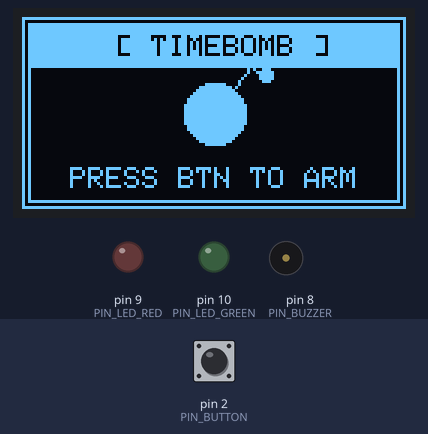
Recording of a sketch running on a simulated Arduino Mega 2560, built with avr-gcc and run on an emulated ATmega2560. Shown: 128×64 one-colour display, output pins drawn as LEDs (lit = HIGH), buzzer (waves = sounding). The test bench sets the inputs (shaded band); at power-on: pin 2 (PIN_BUTTON) HIGH. At 16.0 s the program stops and its outputs stay as they are.

Above: at 1.2 s.
1.3 s: pin 2 (PIN_BUTTON) pulled LOW for 0.15 s
At 3.3 s:
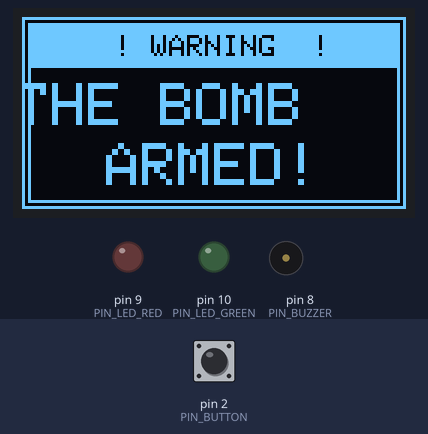
At 17.1 s:
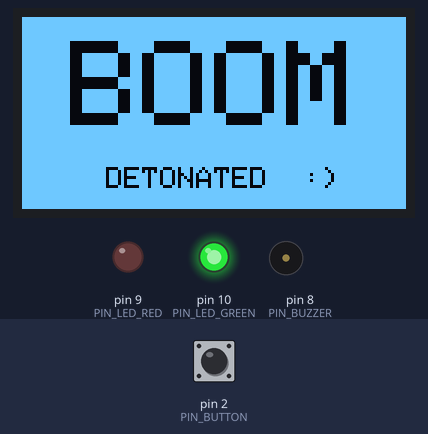
Timing chart, 0 to 17.5 s (numbered marks = the images above; inputs shaded):
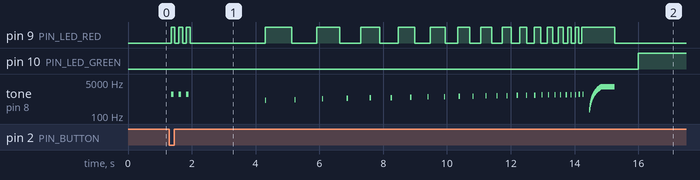

Measured:
- after the input at 1.3 s, pin 9 (PIN_LED_RED): LOW → HIGH after 0.05 s, → LOW 0.12 s later, → HIGH 0.12 s later, → LOW 0.12 s later, … (36 changes in this stretch); pin 10 (PIN_LED_GREEN): LOW → HIGH after 14.7 s
- what the display in image 1 shows lasts 2.2 s, from 2.1 s to 4.3 s

The sketch:

TimeBomb.ino
```cpp
/*
 ============================================================
   T I M E   B O M B   S I M U L A T O R
   Target Board : Arduino Mega 2560
   Display      : SSD1306 OLED 128×64 (I2C)
   Libraries    : Adafruit SSD1306 + Adafruit GFX
 ============================================================

  WIRING GUIDE
  ─────────────────────────────────────────────────────────
  SSD1306 OLED
    VCC  → 3.3 V  (or 5 V if your module supports it)
    GND  → GND
    SDA  → Pin 20  (Mega I²C SDA)
    SCL  → Pin 21  (Mega I²C SCL)

  BUZZER (passive)
    +    → Pin 8
    -    → GND

  BUTTON (momentary, normally open)
    One leg → Pin 2
    Other   → GND   (internal pull-up used)

  RED LED
    Anode   → 1 kΩ resistor → Pin 9
    Cathode → GND

  GREEN LED
    Anode   → 1 kΩ resistor → Pin 10
    Cathode → GND
  ─────────────────────────────────────────────────────────
*/

#include <Wire.h>
#include <Adafruit_GFX.h>
#include <Adafruit_SSD1306.h>

// ── Display ──────────────────────────────────────────────
#define SCREEN_W   128
#define SCREEN_H    64
#define OLED_RESET  -1          // shared reset with Mega
Adafruit_SSD1306 display(SCREEN_W, SCREEN_H, &Wire, OLED_RESET);

// ── Pins ──────────────────────────────────────────────────
const uint8_t PIN_BUZZER = 8;
const uint8_t PIN_BUTTON = 2;   // LOW when pressed (INPUT_PULLUP)
const uint8_t PIN_LED_RED   = 9;
const uint8_t PIN_LED_GREEN = 10;

// ── Bomb timing ───────────────────────────────────────────
const unsigned long BOMB_DURATION_MS = 10000UL;  // 10 seconds

// ── Buzzer tones ──────────────────────────────────────────
const int  TONE_BEEP      = 880;   // countdown beep frequency (Hz)
const int  TONE_ARMED     = 1200;  // armed-alert frequency
const int  TONE_EXPLODE_1 = 200;   // explosion sweep start
const int  TONE_EXPLODE_2 = 3000;  // explosion sweep peak

// ── Helpers ──────────────────────────────────────────────
// Calculates X offset to horizontally centre text of a given length / size
int centreX(uint8_t charCount, uint8_t textSize) {
  return (SCREEN_W - (int)charCount * 6 * textSize) / 2;
}

// ─────────────────────────────────────────────────────────
//  SCREEN 1 – Idle / "Press Button"
// ─────────────────────────────────────────────────────────
void showIdleScreen() {
  display.clearDisplay();

  // Outer double border
  display.drawRect(0, 0, SCREEN_W, SCREEN_H, SSD1306_WHITE);
  display.drawRect(2, 2, SCREEN_W - 4, SCREEN_H - 4, SSD1306_WHITE);

  // Header bar
  display.fillRect(3, 3, SCREEN_W - 6, 14, SSD1306_WHITE);
  display.setTextColor(SSD1306_BLACK);
  display.setTextSize(1);
  display.setCursor(centreX(11, 1), 6);   // "[ TIMEBOMB ]" = 12 chars
  display.print(F("[ TIMEBOMB ]"));

  // Divider
  display.setTextColor(SSD1306_WHITE);

  // Bomb icon (simple pixel art)
  // Body
  display.fillCircle(64, 32, 10, SSD1306_WHITE);
  // Fuse line
  display.drawLine(70, 24, 76, 16, SSD1306_WHITE);
  display.drawLine(76, 16, 80, 20, SSD1306_WHITE);
  // Spark dot
  display.fillCircle(81, 19, 2, SSD1306_WHITE);

  // Bottom prompt
  display.setTextSize(1);
  display.setCursor(centreX(16, 1), 50);
  display.print(F("PRESS BTN TO ARM"));

  display.display();
}

// ─────────────────────────────────────────────────────────
//  SCREEN 2 – "The Bomb Is Armed"
// ─────────────────────────────────────────────────────────
void showArmedScreen() {
  // Three rapid alert beeps
  for (uint8_t i = 0; i < 3; i++) {
    tone(PIN_BUZZER, TONE_ARMED, 80);
    digitalWrite(PIN_LED_RED, HIGH);
    delay(120);
    noTone(PIN_BUZZER);
    digitalWrite(PIN_LED_RED, LOW);
    delay(120);
  }

  display.clearDisplay();

  // Outer border (thick feel via two rects)
  display.drawRect(0, 0, SCREEN_W, SCREEN_H, SSD1306_WHITE);
  display.drawRect(2, 2, SCREEN_W - 4, SCREEN_H - 4, SSD1306_WHITE);

  // Flashing header bar
  display.fillRect(3, 3, SCREEN_W - 6, 14, SSD1306_WHITE);
  display.setTextColor(SSD1306_BLACK);
  display.setTextSize(1);
  display.setCursor(centreX(11, 1), 6);
  display.print(F("! WARNING  !"));

  display.setTextColor(SSD1306_WHITE);

  // "THE BOMB IS"
  display.setTextSize(2);
  display.setCursor(centreX(11, 2), 22);
  display.print(F("THE BOMB"));

  // "ARMED!"  – slightly larger for drama
  display.setTextSize(2);
  display.setCursor(centreX(6, 2), 42);
  display.print(F("ARMED!"));

  display.display();
  delay(2200);
}

// ─────────────────────────────────────────────────────────
//  SCREEN 3 – Countdown
// ─────────────────────────────────────────────────────────
void drawCountdownFrame(float secondsLeft, float progress) {
  display.clearDisplay();

  // Outer border
  display.drawRect(0, 0, SCREEN_W, SCREEN_H, SSD1306_WHITE);

  // Header
  display.fillRect(1, 1, SCREEN_W - 2, 11, SSD1306_WHITE);
  display.setTextColor(SSD1306_BLACK);
  display.setTextSize(1);
  display.setCursor(centreX(9, 1), 3);
  display.print(F("COUNTDOWN"));
  display.setTextColor(SSD1306_WHITE);

  // ── Big number ────────────────────────────────────────
  char buf[8];
  if (secondsLeft >= 1.0f) {
    // Integer seconds – use textSize 4 (each char ≈ 24 px wide, 32 tall)
    int secs = (int)ceil(secondsLeft);
    itoa(secs, buf, 10);
    uint8_t len = strlen(buf);
    display.setTextSize(4);
    display.setCursor(centreX(len, 4), 16);
    display.print(buf);
  } else {
    // Sub-second decimals – textSize 3 (each char ≈ 18 px wide, 24 tall)
    // Format as "0.XX"
    int hundredths = (int)(secondsLeft * 100.0f);
    if (hundredths < 0) hundredths = 0;
    snprintf(buf, sizeof(buf), "0.%02d", hundredths);
    uint8_t len = strlen(buf);            // always 4 chars
    display.setTextSize(3);
    display.setCursor(centreX(len, 3), 20);
    display.print(buf);
  }

  // ── Progress bar ─────────────────────────────────────
  //   Sits at the very bottom, inside the border
  const int BAR_X = 4;
  const int BAR_Y = 53;
  const int BAR_W = SCREEN_W - 8;   // 120 px
  const int BAR_H = 8;

  // Empty shell
  display.drawRect(BAR_X, BAR_Y, BAR_W, BAR_H, SSD1306_WHITE);

  // Filled portion (progress 0→1 as time runs out)
  int filled = (int)(progress * (BAR_W - 2));
  if (filled > 0) {
    display.fillRect(BAR_X + 1, BAR_Y + 1, filled, BAR_H - 2, SSD1306_WHITE);
  }

  display.display();
}

// ─────────────────────────────────────────────────────────
//  SCREEN 4 – Explosion
// ─────────────────────────────────────────────────────────
void triggerExplosion() {
  // ── Explosion sound sweep ─────────────────────────────
  for (int f = TONE_EXPLODE_1; f <= TONE_EXPLODE_2; f += 60) {
    tone(PIN_BUZZER, f, 10);
    delay(8);
  }
  for (int f = TONE_EXPLODE_2; f >= TONE_EXPLODE_1; f -= 40) {
    tone(PIN_BUZZER, f, 10);
    delay(6);
  }
  noTone(PIN_BUZZER);
  digitalWrite(PIN_LED_RED, LOW);

  // ── Flash display white (shockwave effect) ────────────
  for (uint8_t i = 0; i < 4; i++) {
    display.fillScreen(SSD1306_WHITE);
    display.display();
    delay(60);
    display.clearDisplay();
    display.display();
    delay(60);
  }

  // ── "BOOM!" screen ────────────────────────────────────
  display.clearDisplay();
  display.fillScreen(SSD1306_WHITE);         // white background

  display.setTextColor(SSD1306_BLACK);
  display.setTextSize(4);
  display.setCursor(centreX(4, 4), 8);
  display.print(F("BOOM"));

  display.setTextSize(1);
  display.setCursor(centreX(12, 1), 50);
  display.print(F("DETONATED  :)"));

  display.display();

  // ── Green LED on = "signal sent" ─────────────────────
  digitalWrite(PIN_LED_GREEN, HIGH);

  // Halt forever
  while (true) { /* done */ }
}

// ─────────────────────────────────────────────────────────
//  MAIN COUNTDOWN LOOP
// ─────────────────────────────────────────────────────────
void runCountdown() {
  unsigned long startMs  = millis();
  unsigned long endMs    = startMs + BOMB_DURATION_MS;

  // State for non-blocking LED / buzzer
  unsigned long lastLedToggle  = 0;
  unsigned long lastBuzzerBeep = 0;
  bool          ledState       = false;

  while (true) {
    unsigned long now       = millis();
    long          remainMs  = (long)(endMs - now);

    if (remainMs <= 0) {
      // Draw one last fully-filled frame then explode
      drawCountdownFrame(0.0f, 1.0f);
      delay(120);
      triggerExplosion();
      return;  // never reached
    }

    float secondsLeft = remainMs / 1000.0f;
    float progress    = 1.0f - (secondsLeft / (BOMB_DURATION_MS / 1000.0f));

    // ── LED blink ──────────────────────────────────────
    // Interval shrinks from 900 ms (10 s left) → 80 ms (0 s left)
    long ledInterval = map(remainMs, 0, (long)BOMB_DURATION_MS, 80L, 900L);
    ledInterval = constrain(ledInterval, 80L, 900L);

    if ((long)(now - lastLedToggle) >= ledInterval) {
      ledState = !ledState;
      digitalWrite(PIN_LED_RED, ledState ? HIGH : LOW);
      lastLedToggle = now;
    }

    // ── Buzzer beep ───────────────────────────────────
    // Interval shrinks from 1000 ms → 100 ms
    long buzzerInterval = map(remainMs, 0, (long)BOMB_DURATION_MS, 100L, 1000L);
    buzzerInterval = constrain(buzzerInterval, 100L, 1000L);

    // Pitch rises as time runs out: 600 Hz → 1200 Hz
    int buzzerFreq = (int)map(remainMs, 0, (long)BOMB_DURATION_MS, 1200, 600);
    buzzerFreq = constrain(buzzerFreq, 600, 1200);

    if ((long)(now - lastBuzzerBeep) >= buzzerInterval) {
      tone(PIN_BUZZER, buzzerFreq, 40);
      lastBuzzerBeep = now;
    }

    // ── Refresh display ───────────────────────────────
    drawCountdownFrame(secondsLeft, progress);
  }
}

// ─────────────────────────────────────────────────────────
//  SETUP
// ─────────────────────────────────────────────────────────
void setup() {
  pinMode(PIN_BUZZER,    OUTPUT);
  pinMode(PIN_BUTTON,    INPUT_PULLUP);
  pinMode(PIN_LED_RED,   OUTPUT);
  pinMode(PIN_LED_GREEN, OUTPUT);

  digitalWrite(PIN_LED_RED,   LOW);
  digitalWrite(PIN_LED_GREEN, LOW);

  Serial.begin(9600);

  if (!display.begin(SSD1306_SWITCHCAPVCC, 0x3C)) {
    Serial.println(F("SSD1306 init failed – check wiring/address"));
    while (true);    // halt
  }

  display.cp437(true);   // use full CP437 char set
  display.clearDisplay();
  showIdleScreen();
}

// ─────────────────────────────────────────────────────────
//  LOOP
// ─────────────────────────────────────────────────────────
void loop() {
  // Only action: wait for button press to arm
  if (digitalRead(PIN_BUTTON) == LOW) {
    delay(50);                              // debounce
    if (digitalRead(PIN_BUTTON) == LOW) {
      showArmedScreen();
      runCountdown();
      // runCountdown() never returns (halts in triggerExplosion)
    }
  }
}
```
